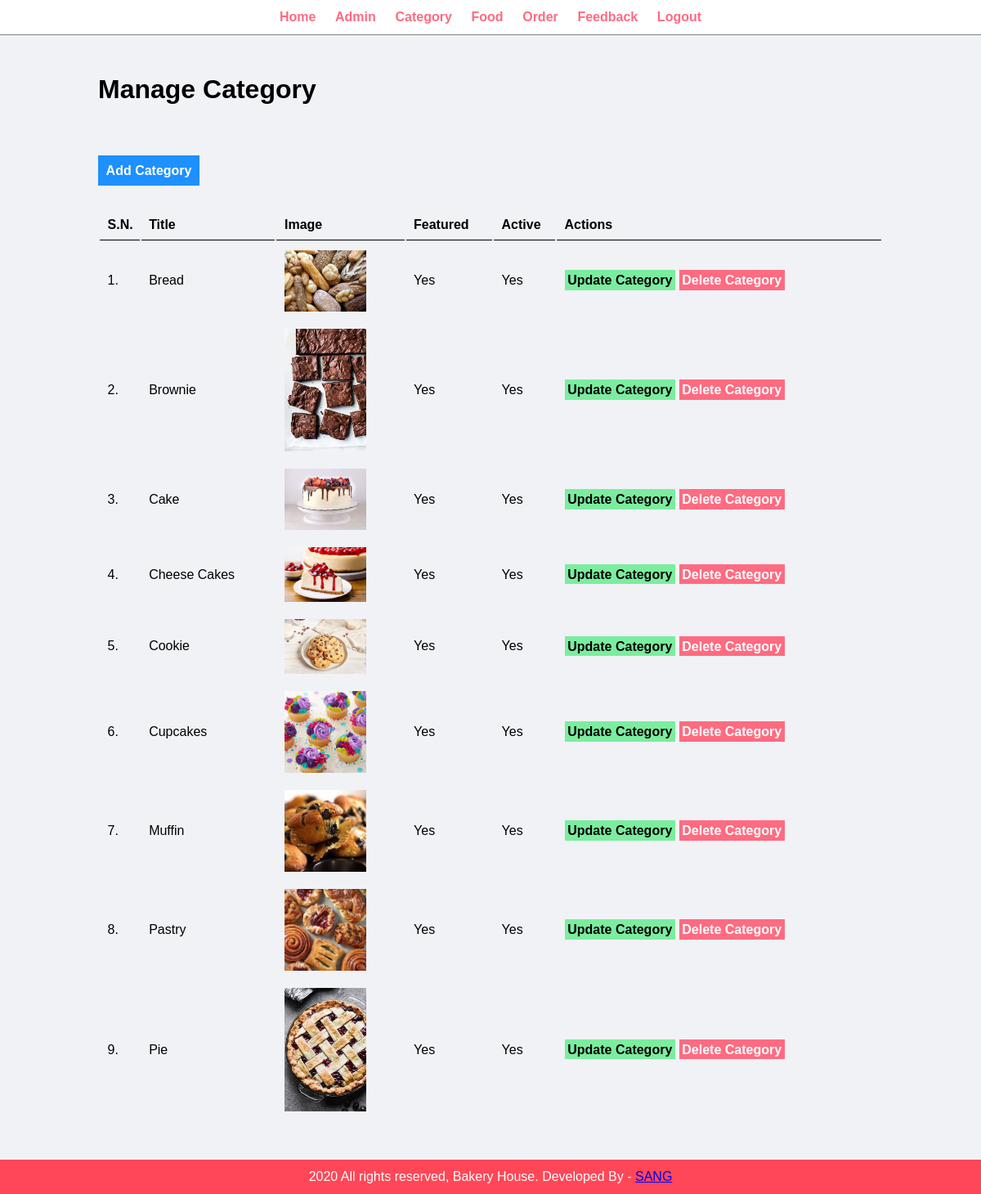
The page /admin/manage-category.php (signed in) on the database its author committed.
### tables this page shows
CREATE TABLE `tbl_category` (
  `id` int(10) UNSIGNED NOT NULL,
  `title` varchar(100) NOT NULL,
  `image_name` varchar(255) NOT NULL,
  `featured` varchar(10) NOT NULL,
  `active` varchar(10) NOT NULL
);

### admin/manage-category.php (the view, shortened to what this page needs)
<?php include('partials/menu.php'); ?>
<div class="main-content">
    <div class="wrapper">
        <h1>Manage Category</h1>
        <br /><br />
        <br><br>
        <a href="<?php echo SITEURL; ?>admin/add-category.php" class="btn-primary">Add Category</a>
        <br /><br /><br />
        <table class="tbl-full">
            <tr>
                <th>S.N.</th>
                <th>Title</th>
                <th>Image</th>
                <th>Featured</th>
                <th>Active</th>
                <th>Actions</th>
            </tr>
            <?php
            $sql = "SELECT * FROM tbl_category";
            $res = mysqli_query($conn, $sql);
            $count = mysqli_num_rows($res);
            $sn = 1;
            if ($count > 0) {
                while ($row = mysqli_fetch_assoc($res)) {
                    $id = $row['id'];
                    $title = $row['title'];
                    $image_name = $row['image_name'];
                    $featured = $row['featured'];
                    $active = $row['active'];
            ?>
                    <tr>
                        <td><?php echo $sn++; ?>. </td>
                        <td><?php echo $title; ?></td>
                        <td>
                            <?php
                            if ($image_name != "") {
                            ?>
                                <img src="<?php echo SITEURL; ?>images/category/<?php echo $image_name; ?>" width="100px">
                            <?php
                            } else {
                                echo "<div class='error'>Image not Added.</div>";
                            }
                            ?>
                        </td>
                        <td><?php echo $featured; ?></td>
                        <td><?php echo $active; ?></td>
                        <td>
                            <a href="<?php echo SITEURL; ?>admin/update-category.php?id=<?php echo $id; ?>" class="btn-secondary">Update Category</a>
                            <a href="<?php echo SITEURL; ?>admin/delete-category.php?id=<?php echo $id; ?>&image_name=<?php echo $image_name; ?>" class="btn-danger">Delete Category</a>
                        </td>
                    </tr>
                <?php
                }
            }
            ?>
        </table>
    </div>
</div>
<?php include('partials/footer.php'); ?>

### admin/partials/menu.php (shortened to what this page needs)
<html>
<head>
    <link rel="stylesheet" href="../css/admin.css">
</head>
<body>
    <div class="menu text-center">
        <div class="wrapper">
            <ul>
                <li><a href="index.php">Home</a></li>
                <li><a href="manage-admin.php">Admin</a></li>
                <li><a href="manage-category.php">Category</a></li>
                <li><a href="manage-food.php">Food</a></li>
                <li><a href="manage-order.php">Order</a></li>
                <li><a href="feedback-table.php">Feedback</a></li>
                <li><a href="logout.php">Logout</a></li>
            </ul>
        </div>
    </div>

### admin/partials/footer.php
<div class="footer">
    <div class="wrapper">
        <p class="text-center">2020 All rights reserved, Bakery House. Developed By - <a href="#"> SANG </a></p>
    </div>
</div>
</body>
</html>

### css/admin.css (style rules this page uses)
* { margin: 0; padding: 0; font-family: Arial, Helvetica, sans-serif; }
.wrapper { padding: 1%; width: 80%; margin: 0 auto; }
.text-center { text-align: center; }
.tbl-full { width: 100%; }
table tr th { border-bottom: 1px solid black; padding: 1%; text-align: left; }
table tr td { padding: 1%; }
.btn-primary { background-color: #1e90ff; padding: 1%; color: white; text-decoration: none; font-weight: bold; }
.btn-secondary { background-color: #7bed9f; padding: 1%; color: black; text-decoration: none; font-weight: bold; }
.btn-danger { background-color: #ff6b81; padding: 1%; color: white; text-decoration: none; font-weight: bold; }
.menu { border-bottom: 1px solid grey; }
.menu ul { list-style-type: none; }
.menu ul li { display: inline; padding: 1%; }
.menu ul li a { text-decoration: none; font-weight: bold; color: #ff6b81; }
.main-content { background-color: #f1f2f6; padding: 3% 0; }
.footer { background-color: #ff4757; color: white; }

### rows shown on the page
tbl_category: title "Bread", image_name (picture), featured "Yes", active "Yes"
tbl_category: title "Brownie", image_name (picture), featured "Yes", active "Yes"
tbl_category: title "Cake", image_name (picture), featured "Yes", active "Yes"
tbl_category: title "Cheese Cakes", image_name (picture), featured "Yes", active "Yes"
tbl_category: title "Cookie", image_name (picture), featured "Yes", active "Yes"
tbl_category: title "Cupcakes", image_name (picture), featured "Yes", active "Yes"
tbl_category: title "Muffin", image_name (picture), featured "Yes", active "Yes"
tbl_category: title "Pastry", image_name (picture), featured "Yes", active "Yes"
tbl_category: title "Pie", image_name (picture), featured "Yes", active "Yes"
